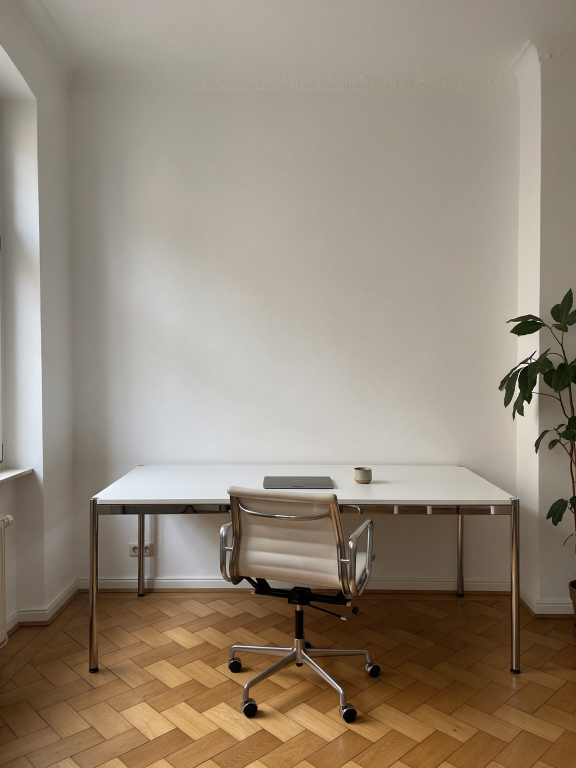
#> input picture mockups/rooms/arbeiten.jpg, 1728 x 2304 px (shown at 1/3 size)
$ python -i render_rooms.py   (imports and definitions only)
#> lines starting #> are read from the running program, lines starting #| are printed output that depends on the picture
#> further down, picture is the input picture: shape (2304, 1728, 3); mean B, G, R 121.1, 136.7, 149.1
#!/usr/bin/env python3
"""Hang real motifs on the blank canvases of the isometric room renders.

    python3 mockups/rooms/render_rooms.py            # every room in rooms.json
    python3 mockups/rooms/render_rooms.py wohnzimmer
"""
from __future__ import annotations

import json
import sys
from pathlib import Path

import cv2
import numpy as np

HERE = Path(__file__).resolve().parent
sys.path.insert(0, str(HERE.parent))
from composite import composite  # noqa: E402
from ugc.render_ugc import crop_to_aspect, quad_aspect  # noqa: E402

OUT_DIR = HERE.parent.parent / "media"
JPEG_QUALITY = 86
MEASURED_WIDTH = 1376  # corners in rooms.json were read on the 1x renders
BACKDROP = (0x0c, 0x0c, 0x0c)  # BGR of #0c0c0c, the section background
FLOOR_SHARE = 1.0  # share of the room height kept from the top; 1.0 = the whole room
FRAME_ASPECT = 1.5  # every room is padded to the same frame so the section never jumps
SIDE_PAD = 0.035


def backdrop_mask(img: np.ndarray) -> np.ndarray:
    """1.0 where the plain backdrop is, 0.0 on the room (flood fill from the corners)."""
    h, w = img.shape[:2]
#> h = 2304; w = 1728
    mask = np.zeros((h + 2, w + 2), np.uint8)
    smooth = cv2.GaussianBlur(img, (5, 5), 0)
    for seed in [(0, 0), (w - 1, 0), (0, h - 1), (w - 1, h - 1)]:
        cv2.floodFill(smooth.copy(), mask, seed, 0, (4, 4, 4), (4, 4, 4), cv2.FLOODFILL_MASK_ONLY | (255 << 8))
    return cv2.GaussianBlur(mask[1:-1, 1:-1].astype(np.float32) / 255, (9, 9), 0)
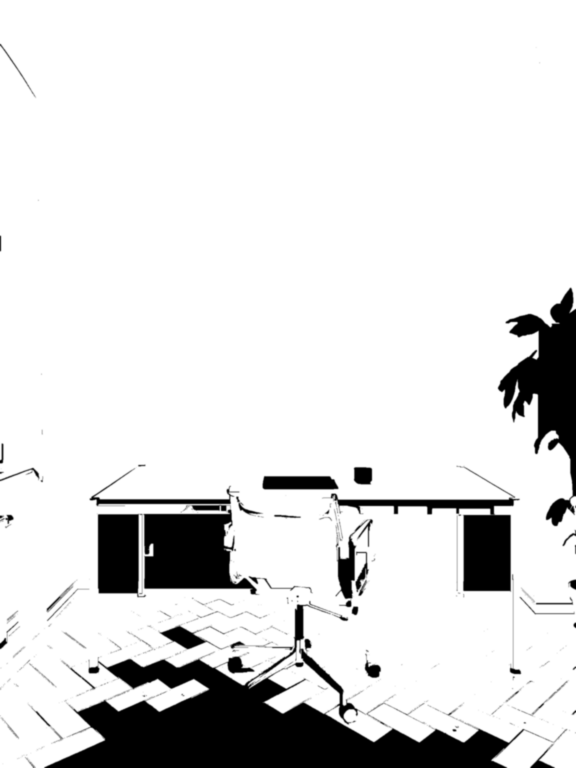
#> returned value: shape (2304, 1728) float32 (shown at 1/3 size); min 0, max 1, mean 0.875


# [75 lines left out: functions even_backdrop, pad_to_frame, zoom_box, fit_to_aspect, render, not called in this run]


# [5 lines not run here, left out]

>>> import cv2
>>> picture = cv2.imread('arbeiten.jpg')
>>> result = backdrop_mask(picture)

$ run again, on mockups/rooms/flur.jpg
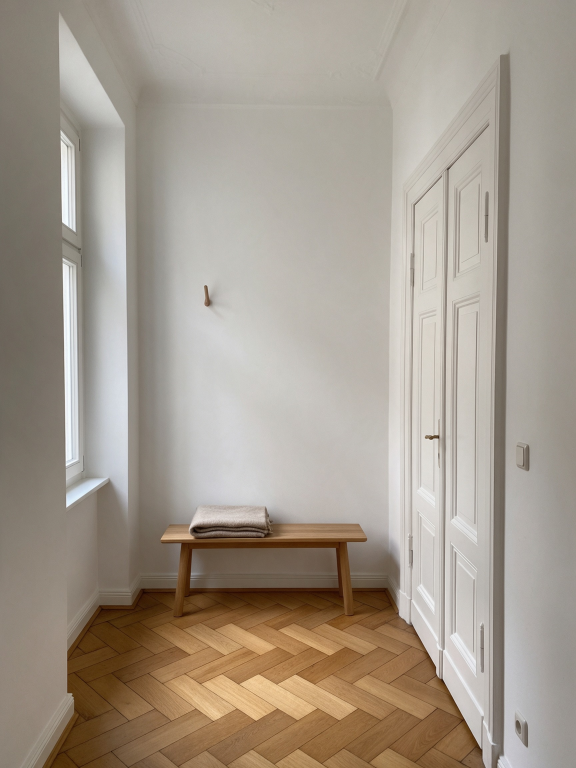
#> input picture mockups/rooms/flur.jpg, 1728 x 2304 px (shown at 1/3 size)
#> picture is the input picture: shape (2304, 1728, 3); mean B, G, R 141.4, 153.9, 164.1
#> in backdrop_mask, `return cv2.GaussianBlur(mask[1:-1, 1:-1].astype(np.float32) / 255, (9,..`:
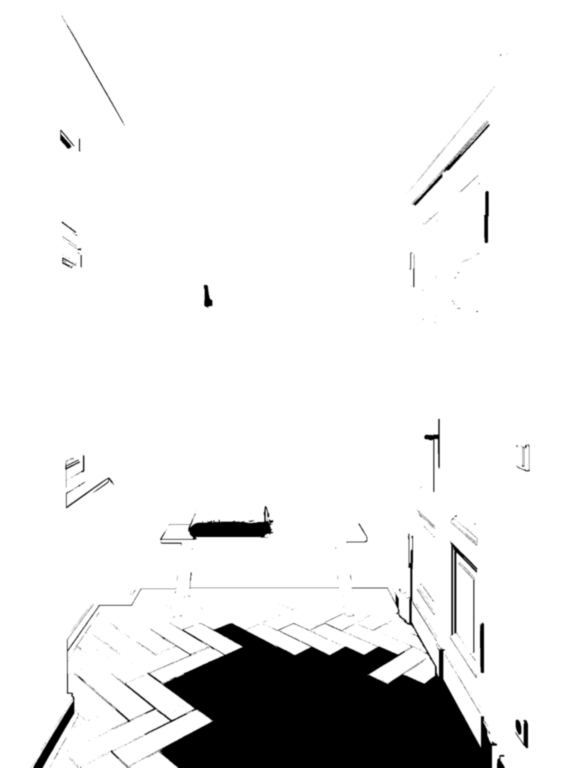
#> returned value: shape (2304, 1728) float32 (shown at 1/3 size); min 0, max 1, mean 0.915

$ run again, on mockups/rooms/panorama-wohnen.jpg
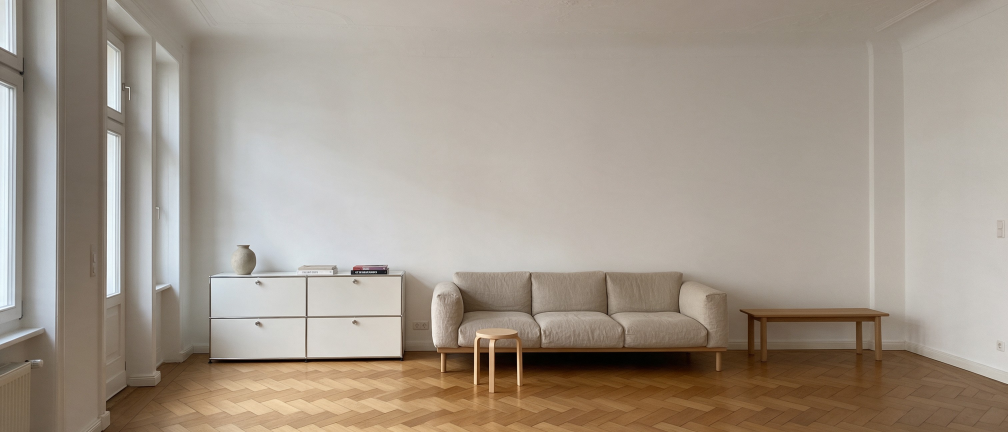
#> input picture mockups/rooms/panorama-wohnen.jpg, 3024 x 1296 px (shown at 1/3 size)
#> picture is the input picture: shape (1296, 3024, 3); mean B, G, R 138.8, 151.2, 162.3
#> in backdrop_mask, `return cv2.GaussianBlur(mask[1:-1, 1:-1].astype(np.float32) / 255, (9,..`:
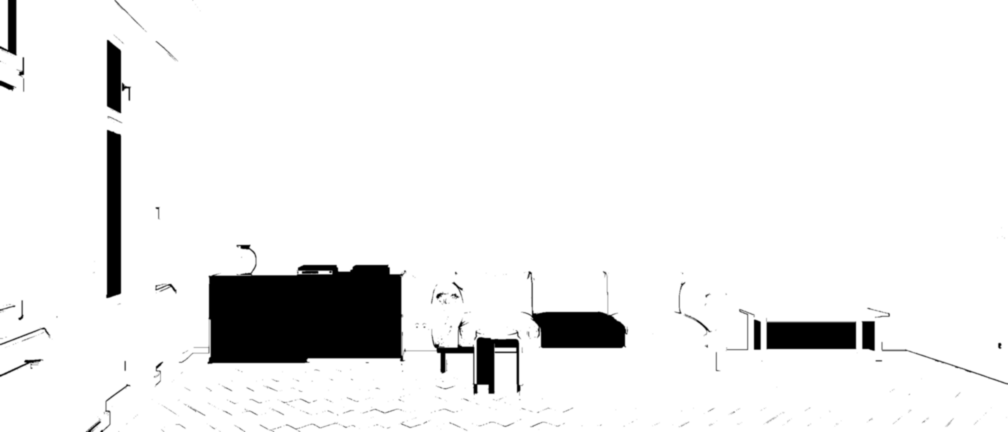
#> returned value: shape (1296, 3024) float32 (shown at 1/3 size); min 0, max 1, mean 0.931

$ run again, on mockups/rooms/schlafen.jpg
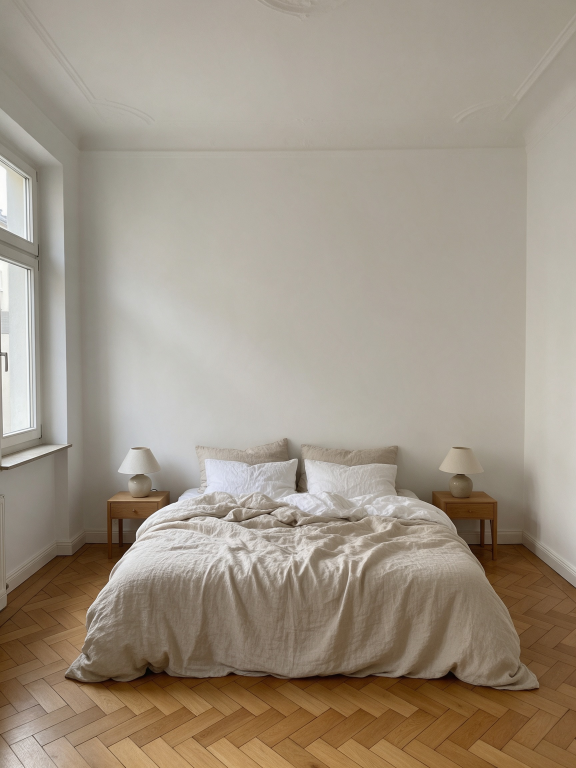
#> input picture mockups/rooms/schlafen.jpg, 1728 x 2304 px (shown at 1/3 size)
#> picture is the input picture: shape (2304, 1728, 3); mean B, G, R 133.3, 148.2, 159.5
#> in backdrop_mask, `return cv2.GaussianBlur(mask[1:-1, 1:-1].astype(np.float32) / 255, (9,..`:
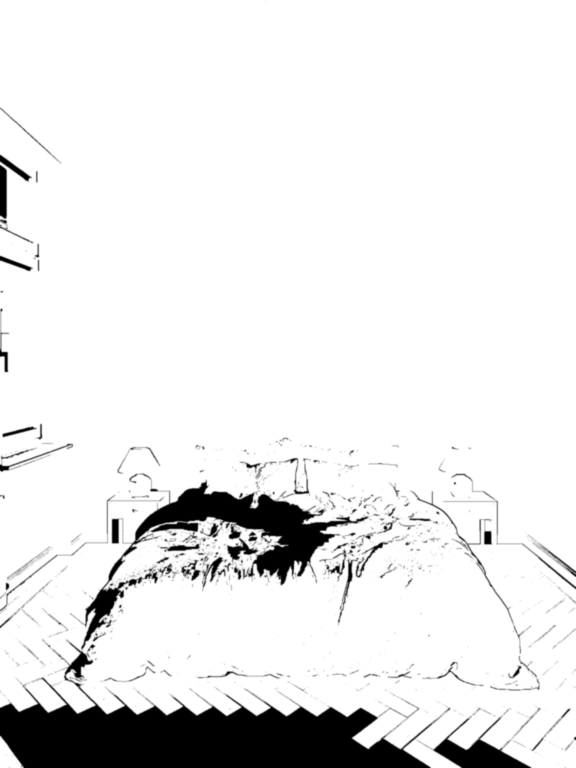
#> returned value: shape (2304, 1728) float32 (shown at 1/3 size); min 0, max 1, mean 0.912
